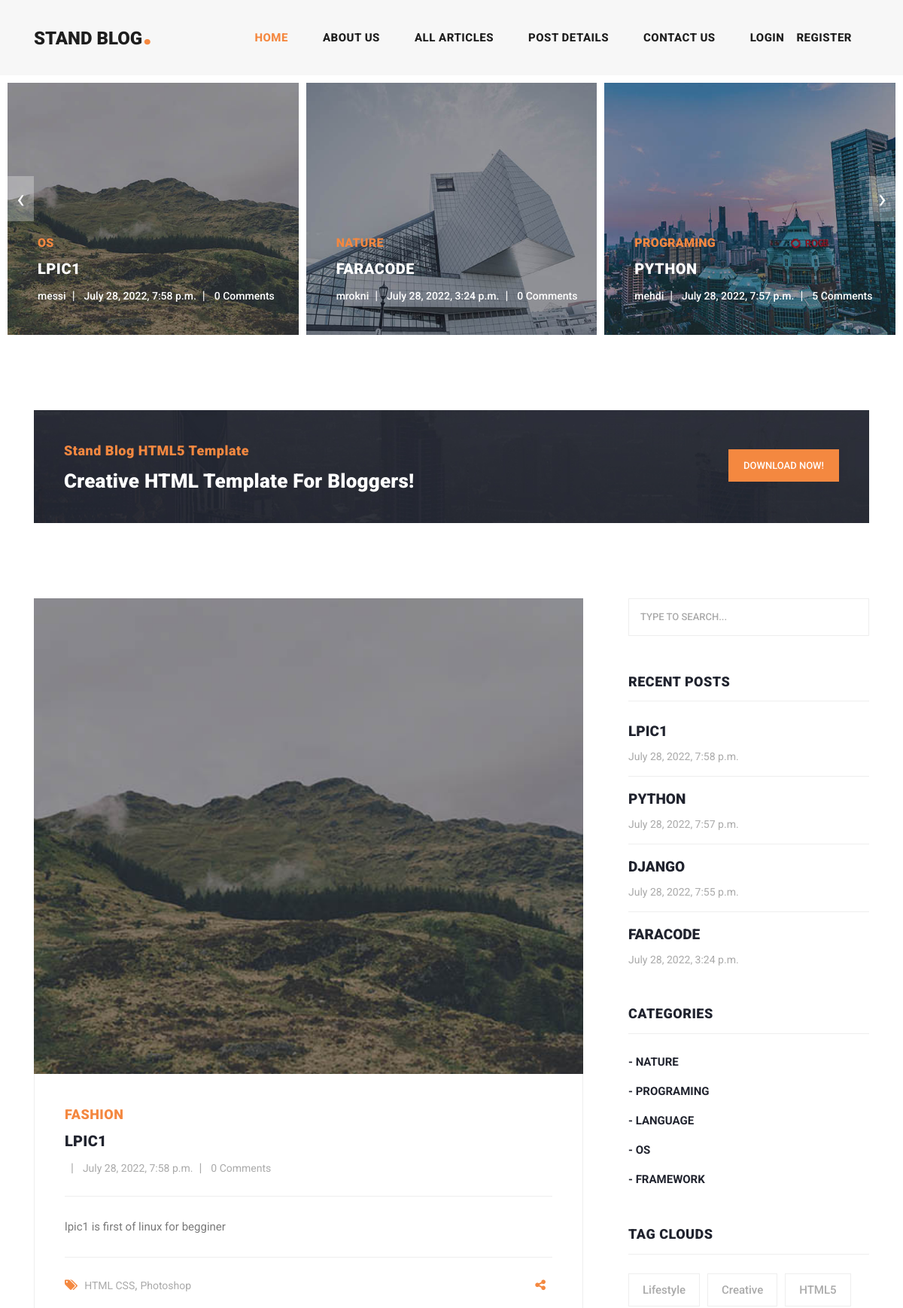
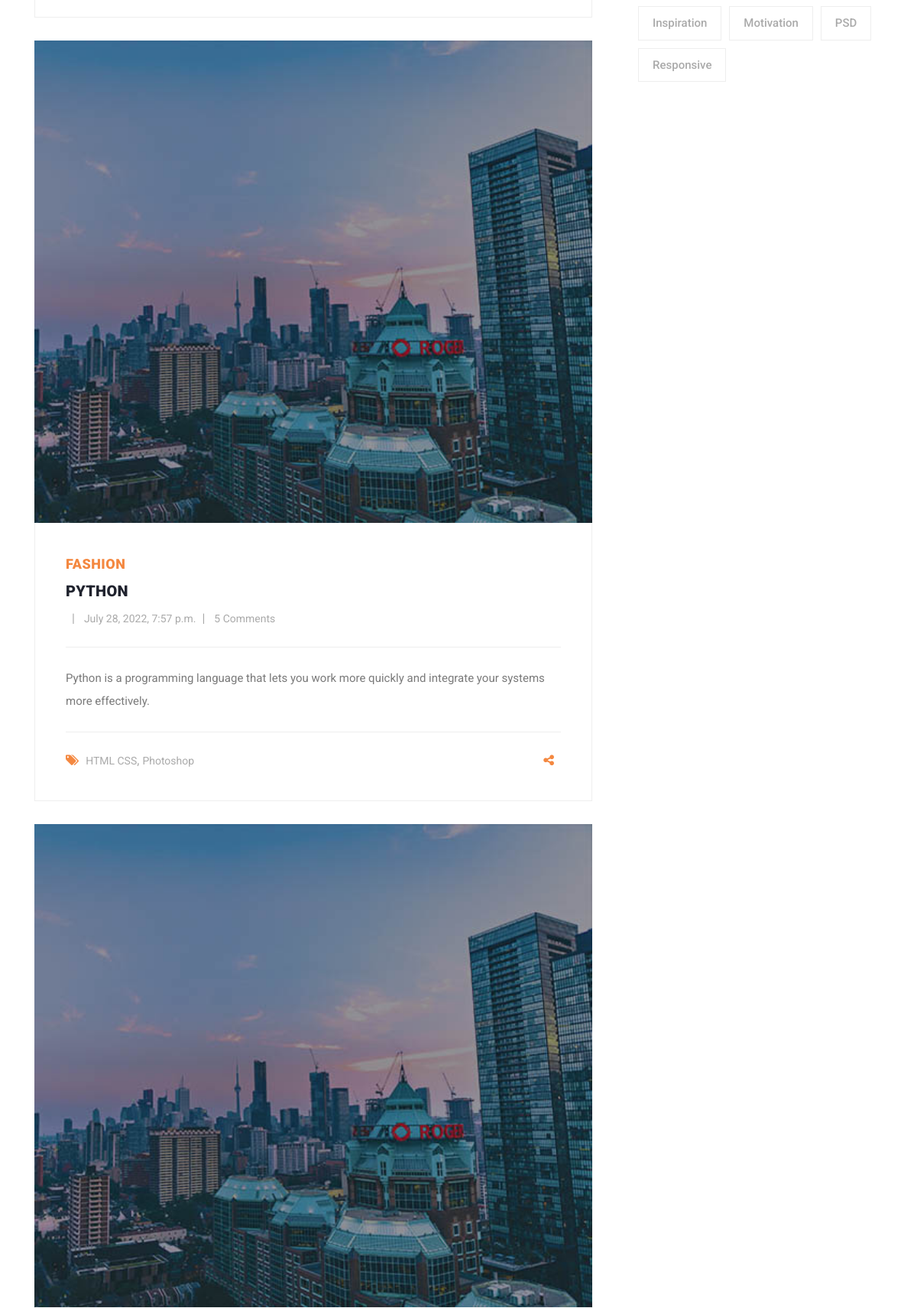
The page / (upper part) on the database its author committed (2 pictures, top to bottom).
### blog_post/models.py (models this page shows, shortened)
class Article(models.Model):
    auther = models.ForeignKey(User, on_delete=models.CASCADE, related_name='articles')
    category =models.ManyToManyField(Category, related_name='articles')
    title = models.CharField(max_length=70)
    body = models.TextField()
    image = models.ImageField(upload_to='images/articles')
    created = models.DateTimeField(auto_now_add=True)
    updated = models.DateTimeField(auto_now=True)
    pubdate = models.DateField(default=timezone.now)
    slug = models.SlugField(blank=True, unique=True)
    class Meta:
        ordering = ('-updated', '-created' ) # - : from last to first
    def get_absolute_url(self):
        return reverse('blog_post:article_detail', kwargs={'slug': self.slug})

class Category(models.Model):
    title = models.CharField(max_length=100)
    updated = models.DateTimeField(auto_now_add=True)

### home/views.py (the view)
# urls.py: 2. Add a URL to urlpatterns:  path('', views.home, name='home')
def home (request):
    articles = Article.objects.all()
    recent_articles = Article.objects.all()[:3]
    return render(request, "home/index.html", {'articles': articles})

### context_processors/context_processors.py (called while the page is built)
def recent_articles(request):
    recent_articles = Article.objects.order_by('-created')
    return {'recent_articles': recent_articles}

def categories(request):
    categories = Category.objects.all()
    return {'categories': categories}

### home/templates/home/index.html (shortened to what this page needs)
{% extends 'base.html' %}
{% load static %}
{% load social_share %}
{% block contant %}
<div class="main-banner header-text">
    <div class="container-fluid">
        <div class="owl-banner owl-carousel">
            {% for article in articles %}
                <div class="item">
                    <img src="{{ article.image.url }}" alt="{{ article.title }}">
                    <div class="item-content">
                        <div class="main-content">
                            <div class="meta-category">
                                <span>{{ article.category.first.title }}</span>
                            </div>
                            <a href="{{ article.get_absolute_url }}"><h4>{{ article.title }}</h4></a>
                            <ul class="post-info">
                                <li><a href="#">{{ article.auther.username }}</a></li>
                                <li><a href="#">{{ article.created }}</a></li>
                                <li><a href="#">{{ article.comments.all.count }} Comments</a></li>
                            </ul>
                        </div>
                    </div>
                </div>
            {% endfor %}
        </div>
    </div>
</div>
<section class="call-to-action">
    <div class="container">
        <div class="row">
            <div class="col-lg-12">
                <div class="main-content">
                    <div class="row">
                        <div class="col-lg-8">
                            <span>Stand Blog HTML5 Template</span>
                            <h4>Creative HTML Template For Bloggers!</h4>
                        </div>
                        <div class="col-lg-4">
                            <div class="main-button">
                                <a rel="nofollow" href="https://templatemo.com/tm-551-stand-blog" target="_parent">Download
                                    Now!</a>
                            </div>
                        </div>
                    </div>
                </div>
            </div>
        </div>
    </div>
</section>
<section class="blog-posts">
    <div class="container">
        <div class="row">
            <div class="col-lg-8">
                <div class="all-blog-posts">
                    <div class="row">
                        {% for article in recent_articles %}
                            <div class="col-lg-12">
                            <div class="blog-post">
                                <div class="blog-thumb">
                                    <img src="{{ article.image.url }}" alt="">
                                </div>
                                <div class="down-content">
                                    <span>Fashion</span>
                                    <a href="{{ article.get_absolute_url }}"><h4>{{ article.title }}</h4></a>
                                    <ul class="post-info">
                                        <li><a href="#">{{ article.auther.get_full_name }}</a></li>
                                        <li><a href="#">{{ article.created }}</a></li>
                                        <li><a href="#">{{ article.comments.all.count }} Comments</a></li>
                                    </ul>
                                    <p>{{ article.body|truncatewords:30 }}</p>
                                    <div class="post-options">
                                        <div class="row">
                                            <div class="col-6">
                                                <ul class="post-tags">
                                                    <li><i class="fa fa-tags"></i></li>
                                                    <li><a href="#">HTML CSS</a>,</li>
                                                    <li><a href="#">Photoshop</a></li>
                                                </ul>
                                            </div>
                                            <div class="col-6">
                                                <ul class="post-share">
                                                    <li><i class="fa fa-share-alt"></i></li>
                                                </ul>
                                            </div>
                                        </div>
                                    </div>
                                </div>
                            </div>
                        </div>
                        {% endfor %}
                    </div>
                </div>
            </div>
            {% include 'includes/side_bar.html' %}
        </div>
    </div>
</section>
{% endblock %}

### templates/includes/side_bar.html
{% load static %}
 <div class="col-lg-4">
            <div class="sidebar">
              <div class="row">
                <div class="col-lg-12">
                  <div class="sidebar-item search">
                    <form id="search_form" name="gs" method="GET" action="{% url 'blog_post:search_articles' %}">
                      <input type="text" name="q" class="searchText" placeholder="type to search..." autocomplete="on">
                    </form>
                  </div>
                </div>
                <div class="col-lg-12">
                  <div class="sidebar-item recent-posts">
                    <div class="sidebar-heading">
                      <h2>Recent Posts</h2>
                    </div>
                    <div class="content">
                      <ul>
                        {% for article in recent_articles %}
                            <li><a href="{{ article.get_absolute_url }}">
                          <h5>{{ article.title }}</h5>
                          <span>{{ article.created }}</span>
                        </a></li>
                          {% endfor %}
                      </ul>
                    </div>
                  </div>
                </div>
                <div class="col-lg-12">
                  <div class="sidebar-item categories">
                    <div class="sidebar-heading">
                      <h2>Categories</h2>
                    </div>
                    <div class="content">
                      <ul>
                       {% for cat in categories %}
                        <li><a href="{% url 'blog_post:category_detail' cat.id %}">- {{ cat.title }}</a></li>
                       {% endfor %}
                      </ul>
                    </div>
                  </div>
                </div>
                <div class="col-lg-12">
                  <div class="sidebar-item tags">
                    <div class="sidebar-heading">
                      <h2>Tag Clouds</h2>
                    </div>
                    <div class="content">
                      <ul>
                        <li><a href="#">Lifestyle</a></li>
                        <li><a href="#">Creative</a></li>
                        <li><a href="#">HTML5</a></li>
                        <li><a href="#">Inspiration</a></li>
                        <li><a href="#">Motivation</a></li>
                        <li><a href="#">PSD</a></li>
                        <li><a href="#">Responsive</a></li>
                      </ul>
                    </div>
                  </div>
                </div>
              </div>
            </div>
          </div>

### rows shown on the page
Article: image (picture), category.first "OS", title "LPIC1", auther.username "messi", created "July 28, 2022, 7:58 p.m.", comments.all.count "0", body "lpic1 is first of linux for begginer"
Article: image (picture), category.first "NATURE", title "FARACODE", auther.username "mrokni", created "July 28, 2022, 3:24 p.m.", comments.all.count "0"
Article: image (picture), category.first "PROGRAMING", title "PYTHON", auther.username "mehdi", created "July 28, 2022, 7:57 p.m.", comments.all.count "5", body "Python is a programming language that lets you work more quickly and integrate your systems more effectively."
Article: image (picture), title "DJANGO", created "July 28, 2022, 7:55 p.m."
Category: title "NATURE"
Category: title "PROGRAMING"
Category: title "LANGUAGE"
Category: title "OS"
Category: title "FRAMEWORK"
